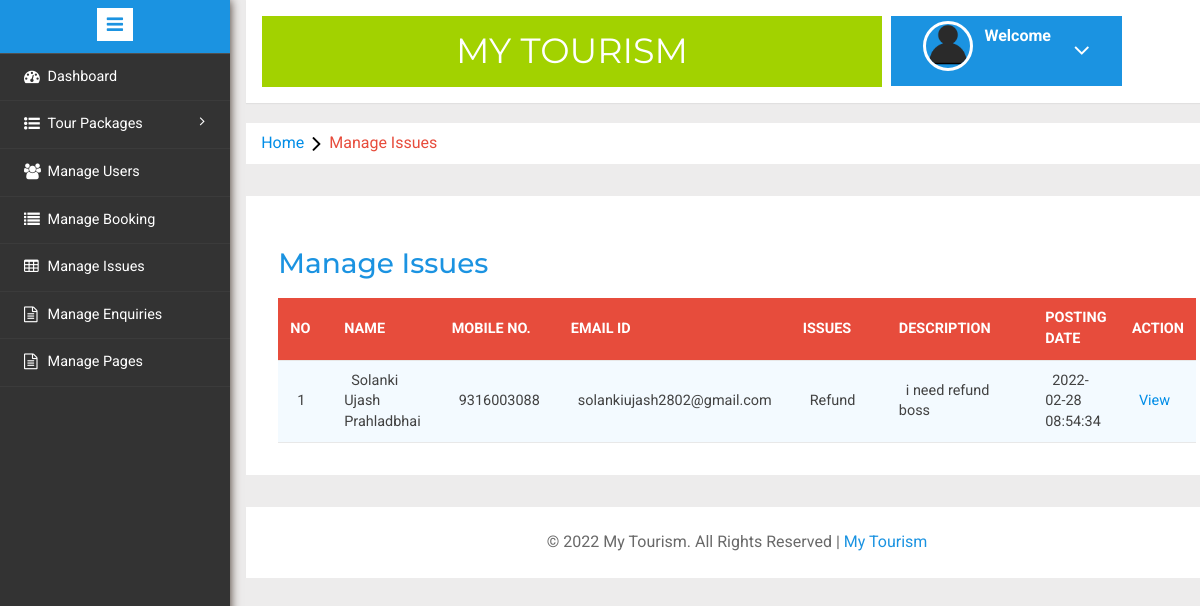
/admin/manageissues.php, run on the app's committed database.
### tables this page shows
CREATE TABLE `tblissues` (
  `Id` int(11) NOT NULL,
  `UserEmail` varchar(111) NOT NULL,
  `Issue` varchar(111) NOT NULL,
  `Description` mediumtext NOT NULL,
  `PostingDate` timestamp NOT NULL DEFAULT current_timestamp(),
  `AdminRemark` mediumtext DEFAULT NULL,
  `AdminremarkDate` timestamp NULL DEFAULT NULL ON UPDATE current_timestamp()
);

CREATE TABLE `tblusers` (
  `id` int(11) NOT NULL,
  `FullName` varchar(111) NOT NULL,
  `MobileNumber` char(10) NOT NULL,
  `EmailId` varchar(89) NOT NULL,
  `Password` varchar(111) NOT NULL,
  `RegDate` timestamp NOT NULL DEFAULT current_timestamp(),
  `UpdationDate` timestamp NULL DEFAULT NULL ON UPDATE current_timestamp()
);

### admin/manageissues.php (the view, shortened to what this page needs)
<?php
include('includes/connection.php');
	?>
<!DOCTYPE HTML>
<html>
<head>
<link href="css/bootstrap.min.css" rel='stylesheet' type='text/css' />
<link href="css/style.css" rel='stylesheet' type='text/css' />
<link rel="stylesheet" href="css/morris.css" type="text/css"/>
<link href="css/font-awesome.css" rel="stylesheet">
<link rel="stylesheet" type="text/css" href="css/table-style.css" />
<link rel="stylesheet" type="text/css" href="css/basictable.css" />
<link rel="stylesheet" href="css/icon-font.min.css" type='text/css' />
</head>
<body>
   <div class="page-container">
<div class="left-content">
	   <div class="mother-grid-inner">
				<?php include('includes/header.php');?>
				</div>
<ol class="breadcrumb">
                <li class="breadcrumb-item"><a href="dashboard.php">Home</a><i class="fa fa-angle-right"></i>Manage Issues</li>
            </ol>
<div class="agile-grids">
				<div class="agile-tables">
					<div class="w3l-table-info">
					  <h2>Manage Issues</h2>
					    <table id="table">
						<thead>
						  <tr>
						  <th>No</th>
							<th>Name</th>
							<th>Mobile No.</th>
							<th>Email Id</th>
							<th>Issues </th>
							<th>Description </th>
							<th>Posting date </th>
							<th>Action </th>
						  </tr>
						</thead>
						<tbody>
<?php
$sql1 = "SELECT tblissues.id as id,tblusers.FullName as fname,tblusers.MobileNumber as mnumber,tblusers.EmailId as email,tblissues.Issue as issue,tblissues.Description as Description,tblissues.PostingDate as PostingDate from tblissues join tblusers on tblusers.EmailId=tblissues.UserEmail";
$results = mysqli_query($conn,$sql1);
$cnn =1;
while($row = mysqli_fetch_assoc($results))
{
    ?>
						  <tr>
							<td width="120"><?php echo $cnn;?></td>
							<td width="50"><?php echo $row["fname"];?></td>
								<td width="50"><?php echo $row["mnumber"];?></td>
							<td width="50"><?php echo $row["email"];?></td>
							<td width="200"><?php echo $row["issue"];?></a></td>
							<td width="400"><?php echo $row["Description"];?></td>
								<td width="50"><?php echo $row["PostingDate"];?></td>
<td><a href="javascript:void(0);" onClick="popUpWindow('updateissue.php?iid=<?php echo $row["id"];?>');">View </a>
</td>
</tr>
						 <?php
                    $cnn++;
                        } ?>
						</tbody>
					  </table>
					</div>
			</div>
<?php include('includes/footer.php');?>
</div>
</div>
						<?php include('includes/sidebarmenu.php');?>
							</div>
</body>
</html>

### admin/css/table-style.css (style rules this page uses)
table { background: white; border-collapse: collapse; margin: 1.25em 0 0; width: 100%; }
table tr, table th, table td { border: none; border-bottom: 1px solid #e8e8e8; font-size: .95em; }
table th, table td { padding: 10px 12px; text-align: left; }
table th { background: #e74c3c; color: #fff; text-transform: uppercase; }
table tr td { background: #f3faff; color: #424242; }
table { width: 100%; }

### data on the page
tblissues: tblusers.FullName "Solanki Ujash Prahladbhai", tblusers.MobileNumber "9316003088", tblusers.EmailId "solankiujash2802@gmail.com", Issue "Refund", Description "i need refund boss", PostingDate "2022-02-28 08:54:34"
